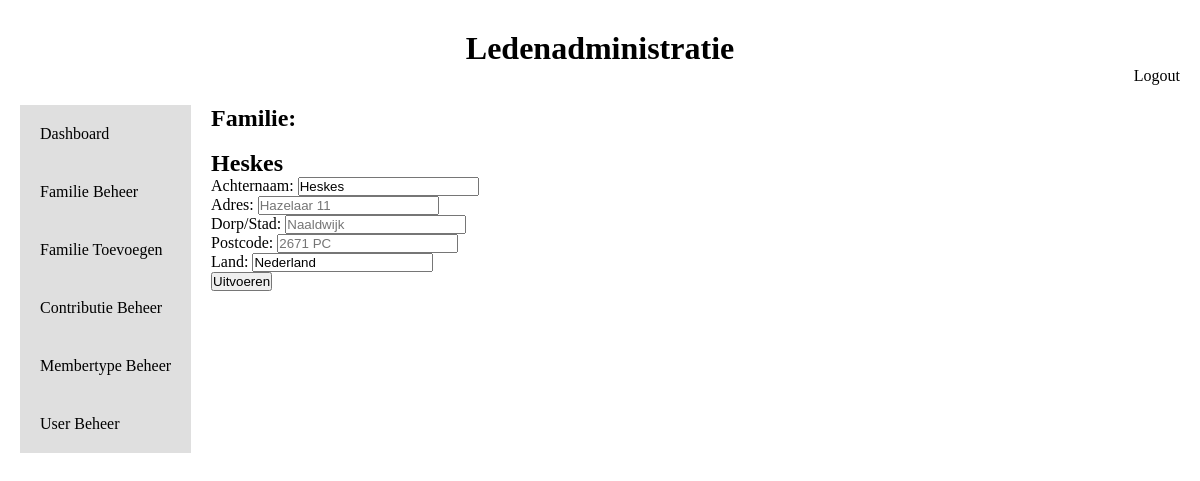
The page /Views/Families/edit.php?Famid=1 (signed in) on the database its author committed.
### tables this page shows
CREATE TABLE IF NOT EXISTS Families (
    FamId int AUTO_INCREMENT PRIMARY KEY,
    Famname varchar(100) NOT NULL,
    Adress varchar(100),                                             
    City varchar(100),                                              
    Postcode varchar(100),                                           
    Country varchar(100)                                             
);

### Models/Family.php (called while the page is built, shortened)
<?php
    Class Family {
        private static function getConnection() {
            return new PDO('mysql:host=localhost;dbname=Memberadministration;charset=utf8', 'root', '');
        }
        public static function getById(INT $famid){
            $db = self::getConnection();
            $req = $db->prepare('SELECT * FROM Families WHERE FamId = ?');
            $req->execute([$famid]);
            return $req->fetch(PDO::FETCH_ASSOC);
        }
    }
?>

### Views/Families/edit.php (the view, shortened to what this page needs)
<?php
        require_once '../../Models/Family.php';
        $famid = $_GET['Famid'];
        $family = Family::getById($famid);
?>
<!DOCTYPE html>
<html lang="en">
<head>
    <link rel="stylesheet" href="../../Css/style.css">
</head>
<body>
    <div class="title">
        <h1>Ledenadministratie</h1>
    </div>
    <div class="title_right">
        <a href="../index.php">Logout <?php session_abort(); ?></a>
    </div>
    <div class="body_container">
        <div class="body_side">
            <a href="../Dashboard.php">Dashboard</a>
            <?php
                if ($_SESSION['Role'] == 'admin' || $_SESSION['Role'] == 'secretaris'){
                    echo '<a href="index.php">Familie Beheer</a>';
                    echo '<a href="create.php">Familie Toevoegen</a>';
                }
                if ($_SESSION['Role'] == 'admin' || $_SESSION['Role'] == 'penningmeester'){
                    echo '<a href="../Contribution/index.php">Contributie Beheer</a>';
                    echo '<a href="../Membertype/index.php">Membertype Beheer</a>';
                }
                if ($_SESSION['Role'] == 'admin'){
                    echo '<a href="../User/index.php">User Beheer</a>';
                }
            ?>
        </div>
        <div class="body_main">
            <div class="body_main_title">
                <h2>Familie: </h2>
            </div>
            <br>
            <div class="body_main_families_edit">
                <form action="../../Controllers/FamilyController.php" method="POST">
                    <h2><?php echo $family['Famname']; ?>  </h2>
                    <label for="">Achternaam:</label>
                    <input type="text" name="famname" required value="<?php echo $family['Famname']; ?>" placeholder="<?php echo $family['Famname']; ?>">
                    <br>
                    <label for="">Adres:</label>
                    <input type="text" name="adress" required placeholder="<?php echo $family['Adress']; ?>">
                    <br>
                    <label for="">Dorp/Stad:</label>
                    <input type="text" name="city" required placeholder="<?php echo $family['City']; ?>">
                    <br>
                    <label for="">Postcode:</label>
                    <input type="text" name="postcode" required placeholder="<?php echo $family['Postcode']; ?>">
                    <br>
                    <label for="">Land:</label>
                    <input type="text" name="country" required value="<?php echo $family['Country']; ?>" placeholder="<?php echo $family['Country']; ?>">
                    <br>
                    <button type="submit">Uitvoeren</button>
                </form>
            </div>
        </div>
    </div>
</body>
</html>

### Css/style.css (style rules this page uses)
* { margin: 0px; padding: 0px; }
.title { display: flex; flex-direction: column; justify-content: center; align-items: center; margin-top: 30px; }
.title_right { display: flex; flex-direction: row; justify-content: end; margin-right: 20px; }
.title_right a { color: black; text-decoration: none; }
.body_container { display: flex; flex-direction: row; margin: 20px; }
.body_side a { color: black; text-decoration: none; padding: 20px; background-color: rgb(223, 223, 223); }
.body_container .body_side { display: flex; flex-direction: column; }
.body_main { margin: 0px 20px; }

### rows shown on the page
families: Famname "Heskes", famname "Heskes", adress "Hazelaar 11", city "Naaldwijk", postcode "2671 PC", country "Nederland"
